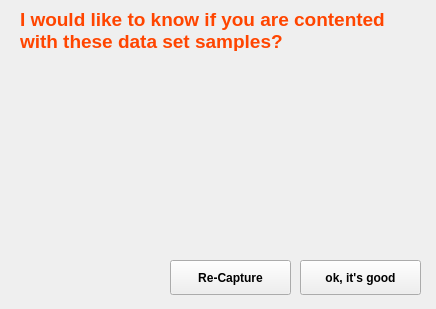
<?xml version="1.0" encoding="UTF-8"?>
<ui version="4.0">
 <class>DataSetCapWin</class>
 <widget class="QWidget" name="DataSetCapWin">
  <property name="geometry">
   <rect>
    <x>0</x>
    <y>0</y>
    <width>436</width>
    <height>309</height>
   </rect>
  </property>
  <property name="windowTitle">
   <string>Face Data Set Capture</string>
  </property>
  <property name="windowIcon">
   <iconset>
    <normaloff>../icons/favicon.png</normaloff>../icons/favicon.png</iconset>
  </property>
  <widget class="QPushButton" name="pushButton">
   <property name="geometry">
    <rect>
     <x>170</x>
     <y>260</y>
     <width>121</width>
     <height>35</height>
    </rect>
   </property>
   <property name="font">
    <font>
     <family>Arial</family>
     <weight>75</weight>
     <bold>true</bold>
    </font>
   </property>
   <property name="focusPolicy">
    <enum>Qt::NoFocus</enum>
   </property>
   <property name="text">
    <string>Re-Capture</string>
   </property>
   <property name="icon">
    <iconset>
     <normaloff>../icons/facerecoglogo.png</normaloff>../icons/facerecoglogo.png</iconset>
   </property>
   <property name="iconSize">
    <size>
     <width>30</width>
     <height>30</height>
    </size>
   </property>
  </widget>
  <widget class="QLabel" name="sampleB">
   <property name="geometry">
    <rect>
     <x>230</x>
     <y>60</y>
     <width>171</width>
     <height>181</height>
    </rect>
   </property>
   <property name="text">
    <string/>
   </property>
   <property name="pixmap">
    <pixmap>../icons/pic.png</pixmap>
   </property>
   <property name="scaledContents">
    <bool>true</bool>
   </property>
  </widget>
  <widget class="QPushButton" name="pushButton_2">
   <property name="geometry">
    <rect>
     <x>300</x>
     <y>260</y>
     <width>121</width>
     <height>35</height>
    </rect>
   </property>
   <property name="font">
    <font>
     <family>Arial</family>
     <weight>75</weight>
     <bold>true</bold>
    </font>
   </property>
   <property name="focusPolicy">
    <enum>Qt::NoFocus</enum>
   </property>
   <property name="text">
    <string>ok, it's good</string>
   </property>
   <property name="icon">
    <iconset>
     <normaloff>../icons/Check-mark.png</normaloff>../icons/Check-mark.png</iconset>
   </property>
   <property name="iconSize">
    <size>
     <width>30</width>
     <height>30</height>
    </size>
   </property>
  </widget>
  <widget class="QLabel" name="sampleA">
   <property name="geometry">
    <rect>
     <x>30</x>
     <y>60</y>
     <width>171</width>
     <height>181</height>
    </rect>
   </property>
   <property name="text">
    <string/>
   </property>
   <property name="pixmap">
    <pixmap>../icons/pic.png</pixmap>
   </property>
   <property name="scaledContents">
    <bool>true</bool>
   </property>
  </widget>
  <widget class="QLabel" name="label_3">
   <property name="geometry">
    <rect>
     <x>20</x>
     <y>10</y>
     <width>371</width>
     <height>41</height>
    </rect>
   </property>
   <property name="font">
    <font>
     <family>Arial</family>
     <pointsize>14</pointsize>
     <weight>75</weight>
     <bold>true</bold>
    </font>
   </property>
   <property name="styleSheet">
    <string notr="true">color: orangered;</string>
   </property>
   <property name="text">
    <string>I would like to know if you are contented
with these data set samples?</string>
   </property>
  </widget>
 </widget>
 <resources/>
 <connections/>
</ui>
